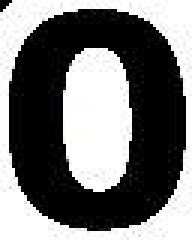
#> input picture Vision/Numbers/num_0.jpg, 65 x 80 px (shown 3 times larger)
$ python -i build_gcp_dataset.py   (imports and definitions only)
#> lines starting #> are read from the running program, lines starting #| are printed output that depends on the picture; after the words box and inside, x2 and y2 are one past the last pixel; in counts of white or black regions, pixels touching at a corner belong together
#!/usr/bin/env python3
"""
build_gcp_dataset.py

Derive a "GCP number" classification dataset from an object-detection export.
Supported annotation formats: YOLO txt (boxes or polygons), COCO json, and
per-image "boxes" JSON ({"boxes":[{"label","points":[[x,y],..]}], "key": ...}).
If the GCP / number annotations are polygons they are used directly (exact GCP
corners, exact digit outlines); plain boxes fall back to contour detection.

For every image that contains at least one GCP box and at least one number box:
  * each GCP is paired with the number whose box centre is closest to the
    GCP's centre,
  * the GCP is located precisely (quad detection inside its bounding box),
    perspective-deskewed to a square, and rotated in 90-degree steps so the
    number is upright,
  * the deskewed GCP is saved to   <out>/gcps/<number>.png
  * the upright number alone is saved to <out>/numbers/<number>.png
    (cut from the original full-resolution image).

If the same number occurs more than once the files are named
<number>.png, <number>_1.png, <number>_2.png ... (use --class-folders to put
each number in its own sub-folder instead). A manifest.csv records where
every sample came from.

Requirements:  pip install opencv-python numpy pyyaml
"""
import argparse
import csv
import json
import math
import re
import sys
from collections import defaultdict
from dataclasses import dataclass
from pathlib import Path
from typing import Optional

import cv2
import numpy as np

IMG_EXTS = {".jpg", ".jpeg", ".png", ".bmp", ".tif", ".tiff", ".webp"}


# --------------------------------------------------------------------------
# Annotation loading
# --------------------------------------------------------------------------
@dataclass
class Box:
    cls: str
    x1: float
    y1: float
    x2: float
    y2: float
    poly: Optional[np.ndarray] = None  # Nx2 polygon in image px, if annotated

    @property
    def cx(self):
        return (self.x1 + self.x2) / 2

    @property
    def cy(self):
        return (self.y1 + self.y2) / 2

    # [157 lines left out: functions contains, box_from_points, load_yolo_names, iter_yolo, iter_coco, iter_boxes_json and 3 more, not called in this run]


def quad_side_lengths(q):
    return [float(np.linalg.norm(q[(i + 1) % 4] - q[i])) for i in range(4)]


# [58 lines left out: functions hull_to_quad, find_gcp_quad, not called in this run]


# --------------------------------------------------------------------------
# Orientation: which of the 4 rotations makes the number upright?
# --------------------------------------------------------------------------
_FONTS = [
    cv2.FONT_HERSHEY_SIMPLEX,
    cv2.FONT_HERSHEY_DUPLEX,
    cv2.FONT_HERSHEY_TRIPLEX,
    cv2.FONT_HERSHEY_COMPLEX,
]
_template_cache = {}


# [33 lines left out: functions _normalise_glyph, _templates, not called in this run]


def glyph_mask(gray):
    """Foreground mask of the digit(s) in a padded grey crop. Foreground is
    assumed to be the minority colour; blobs touching the crop edge (panel
    borders etc.) are discarded."""
    gray = cv2.GaussianBlur(gray, (3, 3), 0)
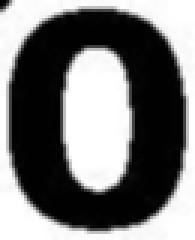
#> gray: shape (80, 65) (shown 3 times larger); min 0, max 255, mean 119.1
    _, m = cv2.threshold(gray, 0, 255, cv2.THRESH_BINARY + cv2.THRESH_OTSU)
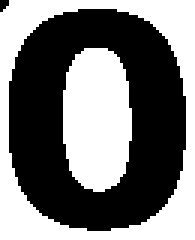
#> m: shape (80, 65) (shown 3 times larger); 46.7% white; 2 white regions, box (x1, y1, x2, y2) and area: (0, 0, 65, 80) 1509, (21, 16, 44, 64) 919
    if m.mean() > 127:
        m = 255 - m
    n, labels, stats, _ = cv2.connectedComponentsWithStats(m, connectivity=8)
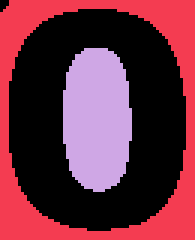
#> labels: shape (80, 65) int32 (shown 3 times larger); 3 distinct labels, from 0 to 2; one colour per label, 0 black
#> n = 3; stats = [[0, 0, 62, 77, 2772], [0, 0, 65, 80, 1509], [21, 16, 23, 48, 919]]
    H, W = m.shape
#> H = 80; W = 65
    keep = np.zeros_like(m)
    for i in range(1, n):
        x, y, w, h, a = stats[i]
        if x <= 0 or y <= 0 or x + w >= W or y + h >= H or a < 0.002 * H * W:
            continue
        keep[labels == i] = 255
#> this loop made 2 passes
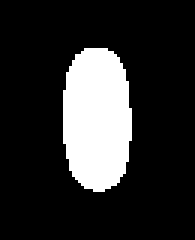
#> keep: shape (80, 65) (shown 3 times larger); 17.7% white; 1 white region, box (x1, y1, x2, y2) and area: (21, 16, 44, 64) 919
    return keep if keep.any() else m


# [50 lines left out: functions choose_rotation, pair_gcps_with_numbers, warp_quad, not called in this run]


SIDES = {"top": 0, "left": 1, "bottom": 2, "right": 3}  # CCW order, like np.rot90


# [226 lines left out: functions process_pair, parse_args, main, not called in this run]


# [2 lines not run here, left out]

>>> import cv2
>>> picture = cv2.imread('../../Numbers/num_0.jpg', cv2.IMREAD_GRAYSCALE)
>>> result = glyph_mask(picture)

$ run again, on Vision/Numbers/num_9.jpg
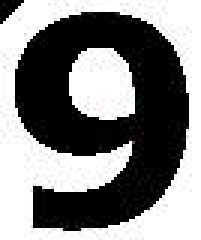
#> input picture Vision/Numbers/num_9.jpg, 67 x 80 px (shown 3 times larger)
#> in glyph_mask, `n, labels, stats, _ = cv2.connectedComponentsWithStats(m, connectivity..`:
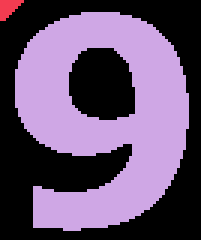
#> labels: shape (80, 67) int32 (shown 3 times larger); 3 distinct labels, from 0 to 2; one colour per label, 0 black
#> n = 3; stats = [[0, 0, 67, 80, 2726], [0, 0, 8, 7, 35], [5, 4, 58, 73, 2599]]
#> the loop in glyph_mask, `for i in range(1, n):` made 2 passes
#> after the loop in glyph_mask, `for i in range(1, n):`:
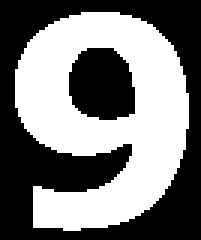
#> keep: shape (80, 67) (shown 3 times larger); 48.5% white; 1 white region, box (x1, y1, x2, y2) and area: (5, 4, 63, 77) 2599
